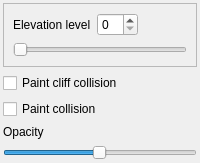
                   <widget class="QWidget" name="tab_collision">
                    <property name="enabled">
                     <bool>true</bool>
                    </property>
                    <property name="sizePolicy">
                     <sizepolicy hsizetype="Expanding" vsizetype="Expanding">
                      <horstretch>0</horstretch>
                      <verstretch>0</verstretch>
                     </sizepolicy>
                    </property>
                    <attribute name="title">
                     <string>Elevation</string>
                    </attribute>
                    <layout class="QGridLayout" name="gridLayout_CollisionSelection">
                     <property name="sizeConstraint">
                      <enum>QLayout::SizeConstraint::SetDefaultConstraint</enum>
                     </property>
                     <property name="leftMargin">
                      <number>3</number>
                     </property>
                     <property name="topMargin">
                      <number>3</number>
                     </property>
                     <property name="rightMargin">
                      <number>3</number>
                     </property>
                     <property name="bottomMargin">
                      <number>3</number>
                     </property>
                     <item row="3" column="0">
                      <widget class="QLabel" name="label">
                       <property name="text">
                        <string>Opacity</string>
                       </property>
                      </widget>
                     </item>
                     <item row="2" column="0" colspan="3">
                      <widget class="QCheckBox" name="checkBox_PaintCollision">
                       <property name="toolTip">
                        <string>Paint impassable collision instead of elevation levels</string>
                       </property>
                       <property name="text">
                        <string>Paint collision</string>
                       </property>
                      </widget>
                     </item>
                     <item row="1" column="0" colspan="3">
                      <widget class="QCheckBox" name="checkBox_PaintCliffCollision">
                       <property name="toolTip">
                        <string>Paint cliff collision (blocks objects behind a cliff). Painting normal collision also sets this.</string>
                       </property>
                       <property name="text">
                        <string>Paint cliff collision</string>
                       </property>
                      </widget>
                     </item>
                     <item row="4" column="0" colspan="3">
                      <widget class="QSlider" name="horizontalSlider_CollisionTransparency">
                       <property name="minimum">
                        <number>1</number>
                       </property>
                       <property name="maximum">
                        <number>100</number>
                       </property>
                       <property name="value">
                        <number>50</number>
                       </property>
                       <property name="orientation">
                        <enum>Qt::Orientation::Horizontal</enum>
                       </property>
                      </widget>
                     </item>
                     <item row="0" column="0" colspan="3">
                      <widget class="QFrame" name="frame_5">
                       <property name="frameShape">
                        <enum>QFrame::Shape::StyledPanel</enum>
                       </property>
                       <property name="frameShadow">
                        <enum>QFrame::Shadow::Raised</enum>
                       </property>
                       <layout class="QGridLayout" name="gridLayout_8">
                        <item row="0" column="0">
                         <widget class="QLabel" name="label_16">
                          <property name="text">
                           <string>Elevation level</string>
                          </property>
                         </widget>
                        </item>
                        <item row="0" column="1">
                         <widget class="QSpinBox" name="spinBox_SelectedElevation"/>
                        </item>
                        <item row="0" column="2">
                         <spacer name="horizontalSpacer_4">
                          <property name="orientation">
                           <enum>Qt::Orientation::Horizontal</enum>
                          </property>
                          <property name="sizeHint" stdset="0">
                           <size>
                            <width>40</width>
                            <height>20</height>
                           </size>
                          </property>
                         </spacer>
                        </item>
                        <item row="1" column="0" colspan="3">
                         <widget class="QSlider" name="horizontalSlider_CollisionLevel">
                          <property name="toolTip">
                           <string>Elevation level to paint</string>
                          </property>
                          <property name="minimum">
                           <number>0</number>
                          </property>
                          <property name="maximum">
                           <number>63</number>
                          </property>
                          <property name="orientation">
                           <enum>Qt::Orientation::Horizontal</enum>
                          </property>
                         </widget>
                        </item>
                       </layout>
                      </widget>
                     </item>
                    </layout>
                   </widget>
